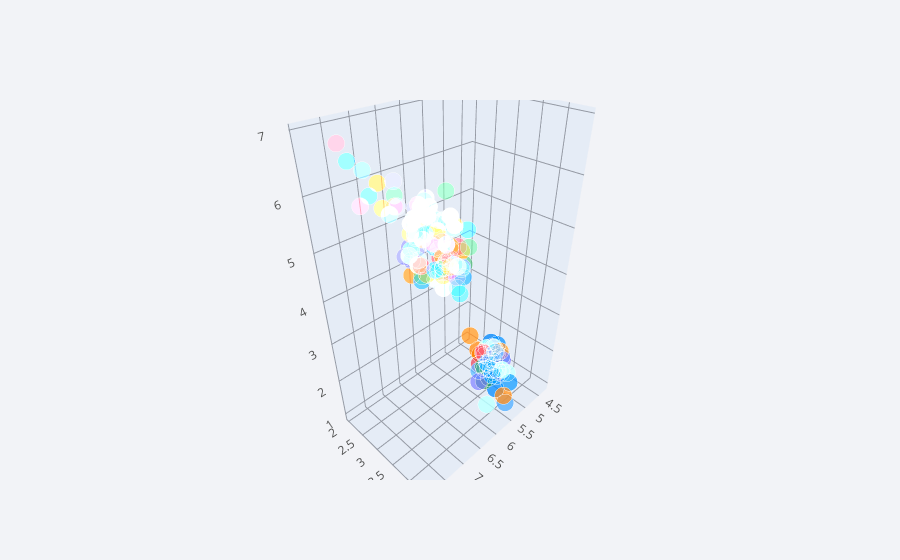

The notebook cell this image was saved under:
### Code cell
df.iplot(kind='scatter3d',x='SepalLengthCm',y='SepalWidthCm', z='PetalLengthCm')

### Figure 1 — Plotly figure (JSON) as saved in the notebook; plotly's stock layout.template omitted (floating-point values rounded to 4 significant figures; data arrays with more than 128 entries replaced by an {"elided": "..."} marker saying what was removed)
{"data": [{"marker": {"color": {"elided": "150 str values"}, "opacity": 0.8, "size": {"elided": "150 int values"}, "symbol": "circle"}, "mode": "markers", "text": {"elided": "150 str values"}, "type": "scatter3d", "x": {"elided": "150 float values"}, "y": {"elided": "150 float values"}, "z": {"elided": "150 float values"}}], "layout": {"legend": {"bgcolor": "#F2F3F7", "font": {"color": "#505050"}}, "paper_bgcolor": "#F2F3F7", "plot_bgcolor": "#F2F3F7", "scene": {"xaxis": {"gridcolor": "#9499A3", "showgrid": true, "tickfont": {"color": "#505050"}, "title": {"font": {"color": "#505050"}, "text": ""}, "zerolinecolor": "#9499A3"}, "yaxis": {"gridcolor": "#9499A3", "showgrid": true, "tickfont": {"color": "#505050"}, "title": {"font": {"color": "#505050"}, "text": ""}, "zerolinecolor": "#9499A3"}, "zaxis": {"gridcolor": "#9499A3", "showgrid": true, "tickfont": {"color": "#505050"}, "title": {"font": {"color": "#505050"}, "text": ""}, "zerolinecolor": "#9499A3"}}, "title": {"font": {"color": "#484848"}}}}
